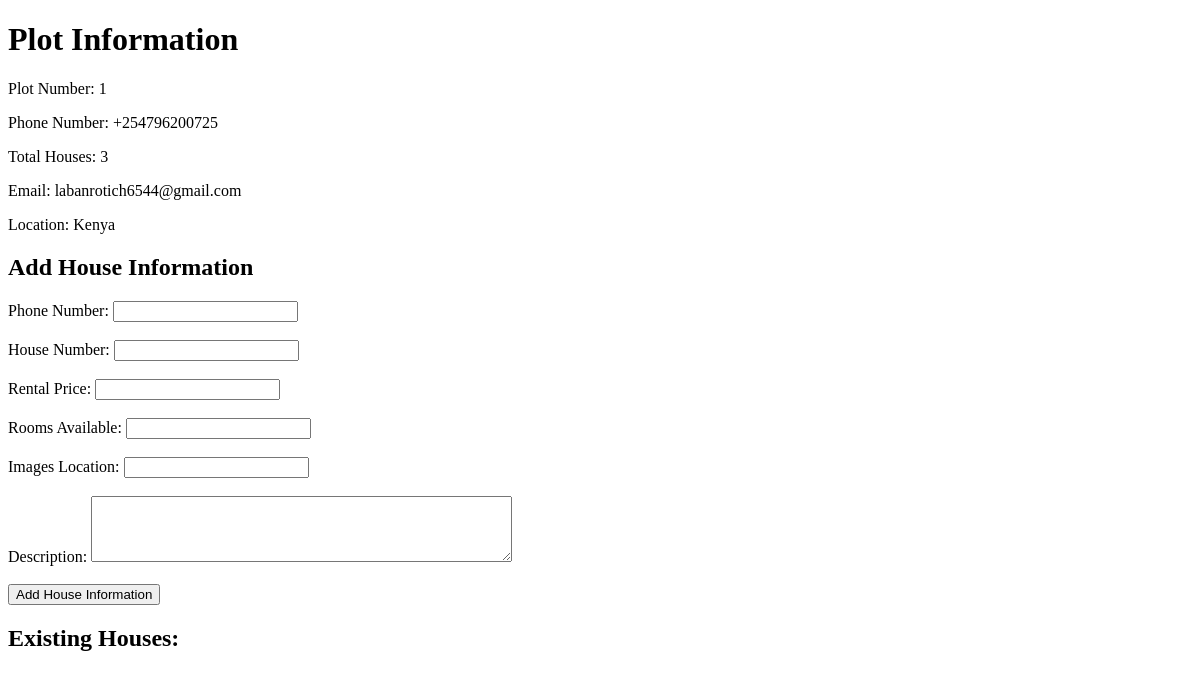
Page /plot_info/3 on the earlier database version.
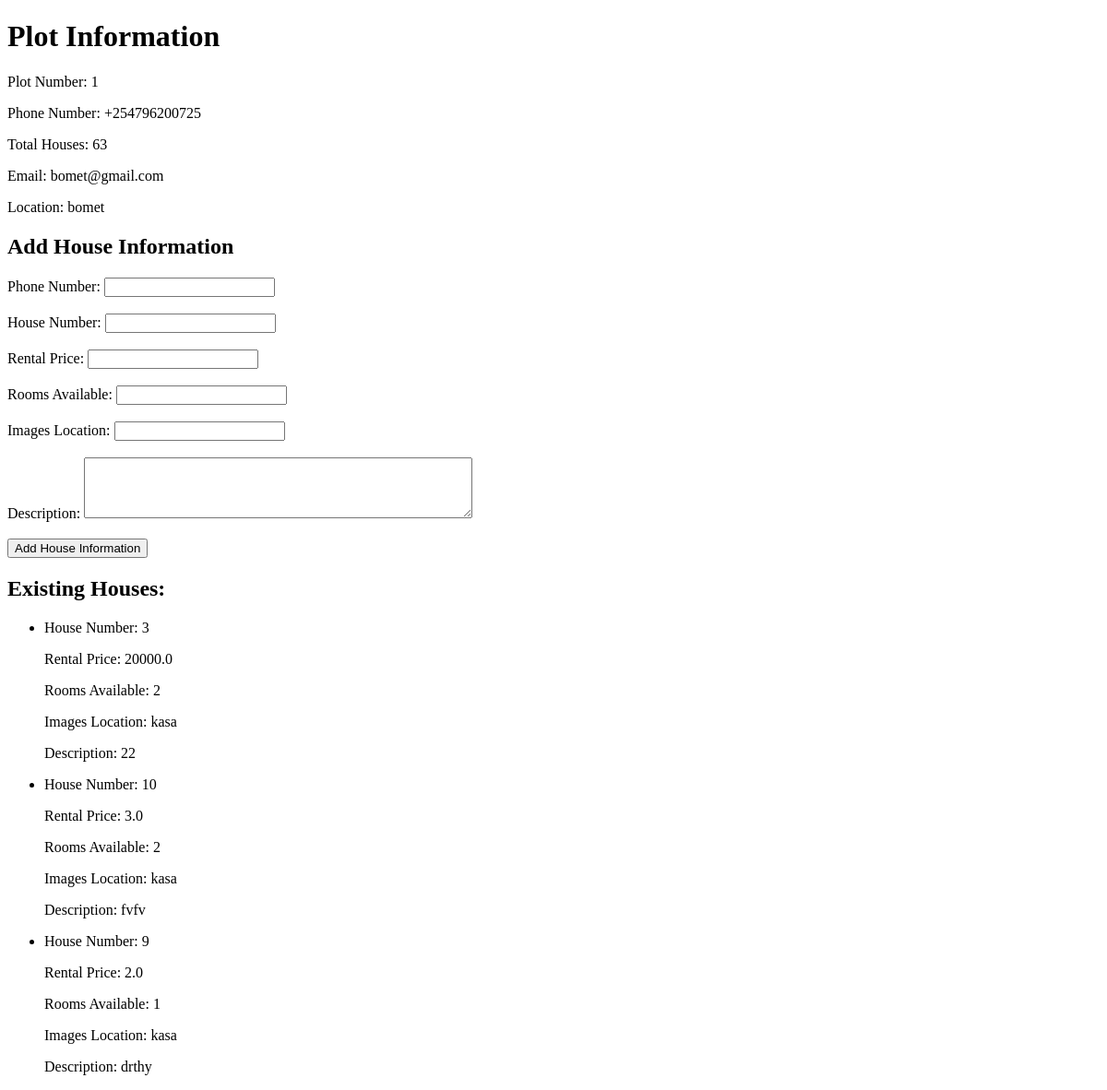
Same page on the later database version.
### app/models.py (models this page shows, shortened)
class PlotInformation(Base):
    __tablename__ = 'plot_information'
    id = Column(Integer, primary_key=True)
    plot_number = Column(String(50), nullable=False)
    phone_number = Column(String(50), nullable=False)
    total_houses = Column(Integer, nullable=False)
    email = Column(String(100), nullable=False)
    location = Column(String(100), nullable=False)
    password1 = Column(String(100), nullable=False)

class HouseInformation(Base):
    __tablename__ = 'house_information'
    id = Column(Integer, primary_key=True)
    plot_id = Column(Integer, ForeignKey('plot_information.id'), nullable=False)
    phone_number = Column(String(50), nullable=False)
    house_number = Column(String(50), nullable=False)
    rental_price = Column(Float, nullable=False)
    rooms_available = Column(Integer, nullable=False)
    images_location = Column(String(100), nullable=False)
    description = Column(String(200), nullable=False)

### app/views.py (the view)
@app.route('/plot_info/<int:plot_id>')
def plot_info(plot_id):
    plot = db_session.query(PlotInformation).filter_by(id=plot_id).first()
    if plot:
        houses = db_session.query(HouseInformation).filter_by(plot_id=plot_id).all()
        return render_template('plot_info.html', plot=plot, houses=houses)
    else:
        return 'Plot not found!'

### app/templates/plot_info.html (shortened to what this page needs)
<!DOCTYPE html>
<html>
<head>
</head>
<body>
    <h1>Plot Information</h1>
    <p>Plot Number: {{ plot.plot_number }}</p>
    <p>Phone Number: {{ plot.phone_number }}</p>
    <p>Total Houses: {{ plot.total_houses }}</p>
    <p>Email: {{ plot.email }}</p>
    <p>Location: {{ plot.location }}</p>
    <h2>Add House Information</h2>
    <form method="post">
        <label for="phone_number">Phone Number:</label>
        <input type="text" name="phone_number" required><br><br>
        <label for="house_number">House Number:</label>
        <input type="text" name="house_number" required><br><br>
        <label for="rental_price">Rental Price:</label>
        <input type="number" name="rental_price" required><br><br>
        <label for="rooms_available">Rooms Available:</label>
        <input type="number" name="rooms_available" required><br><br>
        <label for="images_location">Images Location:</label>
        <input type="text" name="images_location" required><br><br>
        <label for="description">Description:</label>
        <textarea name="description" rows="4" cols="50" required></textarea><br><br>
        <input type="submit" value="Add House Information">
    </form>
    <h2>Existing Houses:</h2>
    <ul>
        {% for house in houses %}
        <li>
            <p>House Number: {{ house.house_number }}</p>
            <p>Rental Price: {{ house.rental_price }}</p>
            <p>Rooms Available: {{ house.rooms_available }}</p>
            <p>Images Location: {{ house.images_location }}</p>
            <p>Description: {{ house.description }}</p>
        </li>
        {% endfor %}
    </ul>
</body>
</html>

Differences in the rows shown:
changed PlotInformation: total_houses "3" → "63"; email "labanrotich6544@gmail.com" → "bomet@gmail.com"; location "Kenya" → "bomet"
added HouseInformation: house_number "3", rental_price "20000.0", rooms_available "2", images_location "kasa", description "22"
added HouseInformation: house_number "10", rental_price "3.0", rooms_available "2", images_location "kasa", description "fvfv"
added HouseInformation: house_number "9", rental_price "2.0", rooms_available "1", images_location "kasa", description "drthy"
